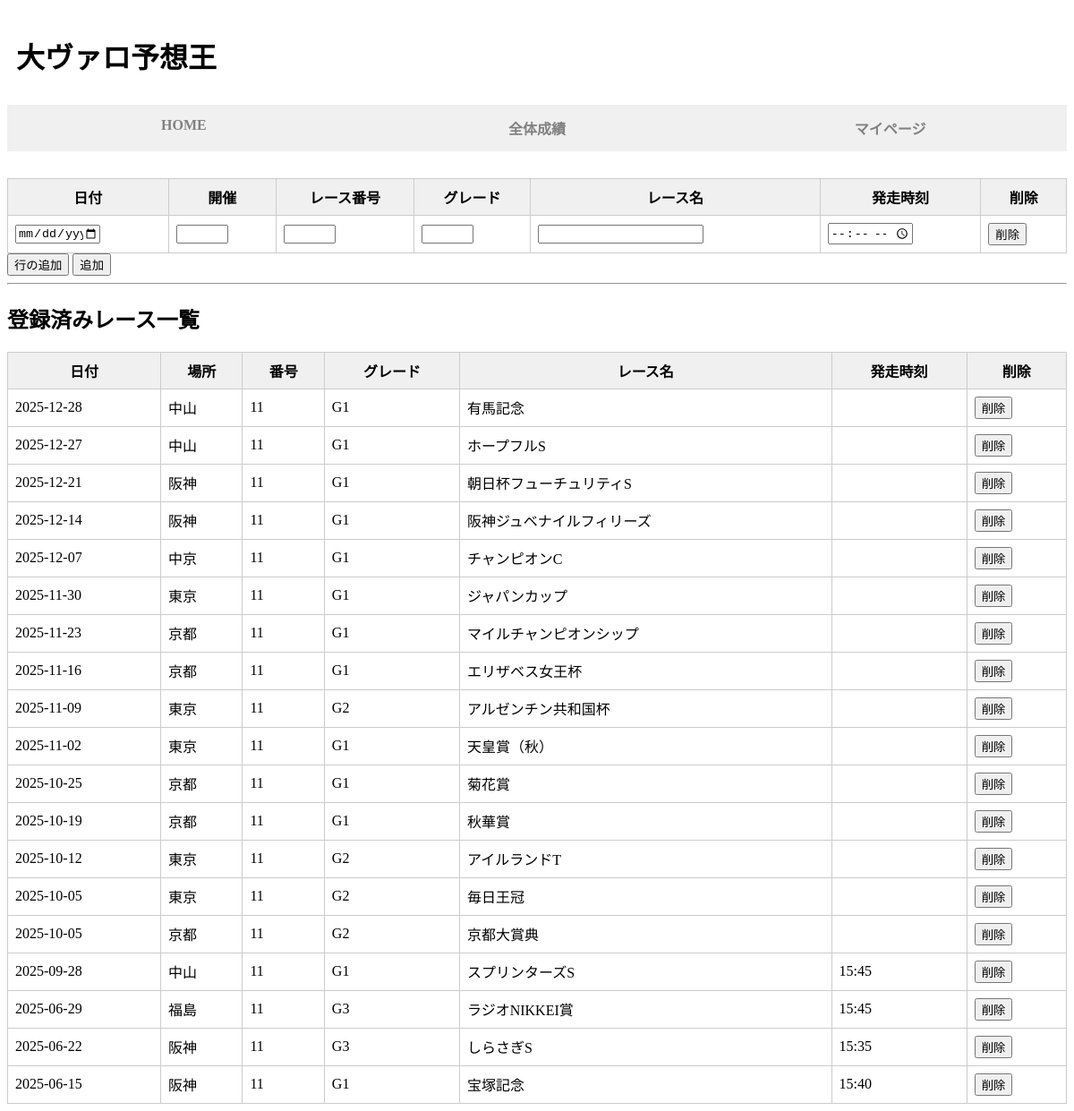
Screenshot of /insert_race with the database file from the repository.
### tables this page shows
CREATE TABLE race_schedule (
    id INTEGER PRIMARY KEY AUTOINCREMENT,
    race_date TEXT,
    race_place TEXT,
    race_number INTEGER,
    race_grade TEXT,
    race_name TEXT,
    start_time TEXT
);

### app.py (the view, shortened to what this page needs)
@app.route('/insert_race', methods=['GET', 'POST'])
def insert_race():
    conn = connect_db()
    cursor = conn.cursor()
    cursor.execute("""
        SELECT id, race_date, race_place, race_number, race_grade, race_name, start_time
        FROM race_schedule
        ORDER BY race_date DESC
    """)
    rows = cursor.fetchall()
    conn.close()
    races = []
    for row in rows:
        races.append({
            "id": row['id'],
            "race_date": row['race_date'],
            "race_place": row['race_place'],
            "race_number": row['race_number'],
            "race_grade": row['race_grade'],
            "race_name": row['race_name'],
            "start_time": row['start_time']
        })
    races.sort(key=lambda x: x['race_date'], reverse=True)
    races = races[1:]
    return render_template('insert_race.html', races=races)

### app.py (called while the page is built)
def connect_db():
    conn = sqlite3.connect('miyakeiba_app.db')
    conn.row_factory = sqlite3.Row
    return conn

### templates/insert_race.html (shortened to what this page needs)
<!DOCTYPE html>
<html lang="en">
    <head>
        <link rel="stylesheet" href="{{ url_for('static', filename='homestyle.css') }}">
        <link rel="stylesheet" href="{{ url_for('static', filename='insertstyle.css') }}">
    </head>
    <body>
        <header>
            <h1>大ヴァロ予想王</h1>
        </header>
        <div class="menu_bar">
            <nav>
                <ul class="menu">
                    <li><a href="/">HOME</a></li>
                    <li><a href="/">全体成績</a></li>
                    <li><a href="{{url_for('mypage')}}">マイページ</a></li>
                </ul>
            </nav>
        </div>
        <form action="/insert_race" method="post">
            <table id="raceTable">
                <thead>
                    <tr>
                        <th>日付</th>
                        <th>開催</th>
                        <th>レース番号</th>
                        <th>グレード</th>
                        <th>レース名</th>
                        <th>発走時刻</th>
                        <th>削除</th>
                    </tr>
                </thead>
                <tbody>
                    <tr>
                        <td><input type="date" name="race_date[]" class="short-input" required></td>
                        <td><input type="text" name="race_place[]" class="tiny-input" required></td>
                        <td><input type="number" name="race_number[]" class="tiny-input"></td>
                        <td><input type="text" name="race_grade[]" class="tiny-input" required></td>
                        <td><input type="text" name="race_name[]" required></td>
                        <td><input type="time" name="start_time[]" class="short-input"></td>
                        <td><button type="button" onclick="removeRow(this)">削除</td>
                    </tr>
                </tbody>
            </table>
            <button type="button" onclick="addRow()"">行の追加</button>
            <input type="submit" value="追加">
        </form>
        <hr>
        <h2>登録済みレース一覧</h2>
        {% if races %}
        <table>
            <thead>
                <tr>
                    <th>日付</th>
                    <th>場所</th>
                    <th>番号</th>
                    <th>グレード</th>
                    <th>レース名</th>
                    <th>発走時刻</th>
                    <th>削除</th>
                </tr>
            </thead>
            <tbody>
                {% for race in races %}
                    <tr>
                        <td>{{ race.race_date }}</td>
                        <td>{{ race.race_place }}</td>
                        <td>{{ race.race_number }}</td>
                        <td>{{ race.race_grade }}</td>
                        <td>{{ race.race_name }}</td>
                        <td>{{ race.start_time }}</td>
                        <td>
                            <form action="{{ url_for('delete_race') }}" method="post" style="display:inline;">
                                <input type="submit" value="削除" onclick="return confirm('本当に削除しますか？')">
                            </form>
                        </td>
                    </tr>
                {% endfor %}
            </tbody>
        </table>
        {% else %}
        <p>レースはまだ登録されていません。</p>
        {% endif %}
    </body>
</html>

### static/homestyle.css (style rules this page uses)
.menu { text-align: center; }
.menu_bar { background-color: #f0f0f0; padding: 0; margin: 0; margin-bottom: 30px; }
.menu_bar ul { list-style: none; margin: 0; padding: 0; display: flex; }
.menu_bar li { margin: 0; flex: 1; }
.menu_bar a { width: 100%; display: block; padding: 14px 20px; text-decoration: none; color: gray; font-weight: bold; box-sizing: border-box; }
header { display: flex; justify-content: space-between; align-items: center; padding: 10px; }

### static/insertstyle.css (style rules this page uses)
table { border-collapse: collapse; width: 100%; max-width: 100%; margin-top: 20px; }
th, td { border: 1px solid #ccc; padding: 8px; }
th { background-color: #f0f0f0; }
.short-input { width: 90px; }
.tiny-input { width: 50px; }

### rows the page displays
race_schedule: race_date "2025-12-28", race_place "中山", race_number "11", race_grade "G1", race_name "有馬記念"
race_schedule: race_date "2025-12-27", race_place "中山", race_number "11", race_grade "G1", race_name "ホープフルS"
race_schedule: race_date "2025-12-21", race_place "阪神", race_number "11", race_grade "G1", race_name "朝日杯フューチュリティS"
race_schedule: race_date "2025-12-14", race_place "阪神", race_number "11", race_grade "G1", race_name "阪神ジュベナイルフィリーズ"
race_schedule: race_date "2025-12-07", race_place "中京", race_number "11", race_grade "G1", race_name "チャンピオンC"
race_schedule: race_date "2025-11-30", race_place "東京", race_number "11", race_grade "G1", race_name "ジャパンカップ"
race_schedule: race_date "2025-11-23", race_place "京都", race_number "11", race_grade "G1", race_name "マイルチャンピオンシップ"
race_schedule: race_date "2025-11-16", race_place "京都", race_number "11", race_grade "G1", race_name "エリザベス女王杯"
race_schedule: race_date "2025-11-09", race_place "東京", race_number "11", race_grade "G2", race_name "アルゼンチン共和国杯"
race_schedule: race_date "2025-11-02", race_place "東京", race_number "11", race_grade "G1", race_name "天皇賞（秋）"
race_schedule: race_date "2025-10-25", race_place "京都", race_number "11", race_grade "G1", race_name "菊花賞"
race_schedule: race_date "2025-10-19", race_place "京都", race_number "11", race_grade "G1", race_name "秋華賞"
race_schedule: race_date "2025-10-12", race_place "東京", race_number "11", race_grade "G2", race_name "アイルランドT"
race_schedule: race_date "2025-10-05", race_place "東京", race_number "11", race_grade "G2", race_name "毎日王冠"
race_schedule: race_date "2025-10-05", race_place "京都", race_number "11", race_grade "G2", race_name "京都大賞典"
race_schedule: race_date "2025-09-28", race_place "中山", race_number "11", race_grade "G1", race_name "スプリンターズS", start_time "15:45"
race_schedule: race_date "2025-06-29", race_place "福島", race_number "11", race_grade "G3", race_name "ラジオNIKKEI賞", start_time "15:45"
race_schedule: race_date "2025-06-22", race_place "阪神", race_number "11", race_grade "G3", race_name "しらさぎS", start_time "15:35"
race_schedule: race_date "2025-06-15", race_place "阪神", race_number "11", race_grade "G1", race_name "宝塚記念", start_time "15:40"
